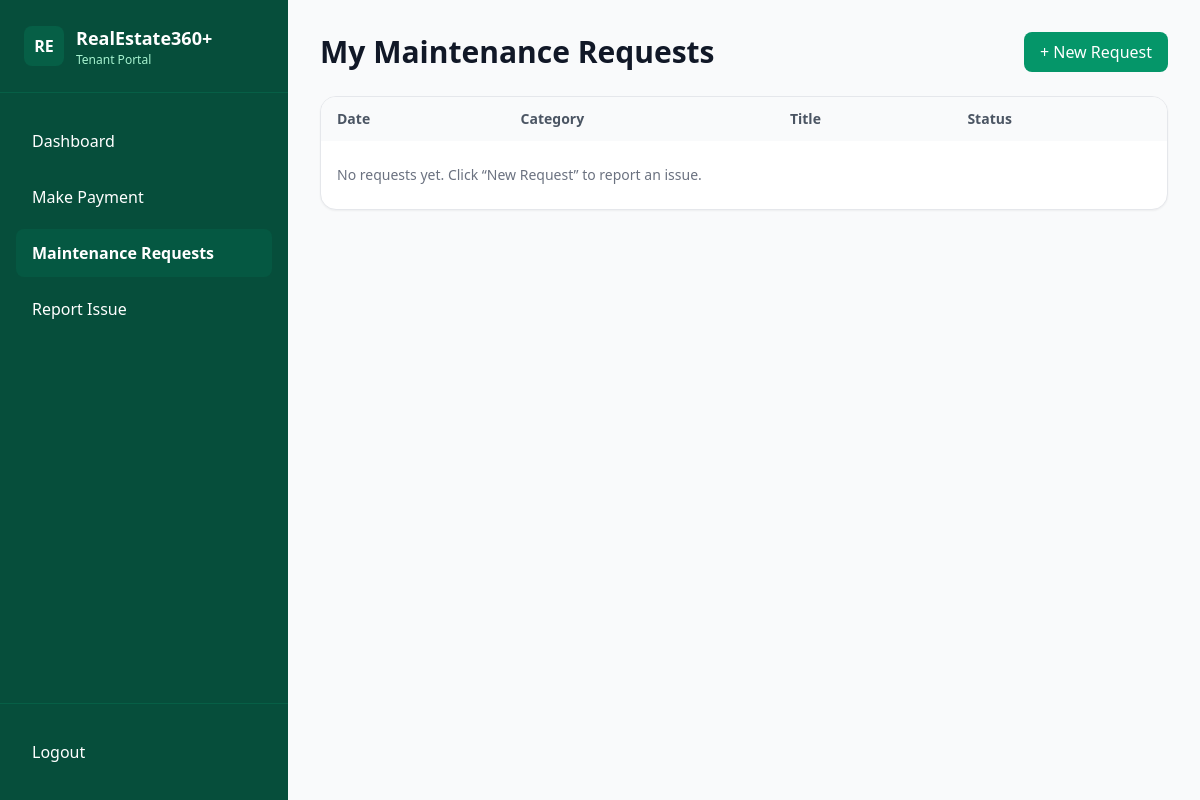
Before: /maintenance/ (signed in) with the older database file.
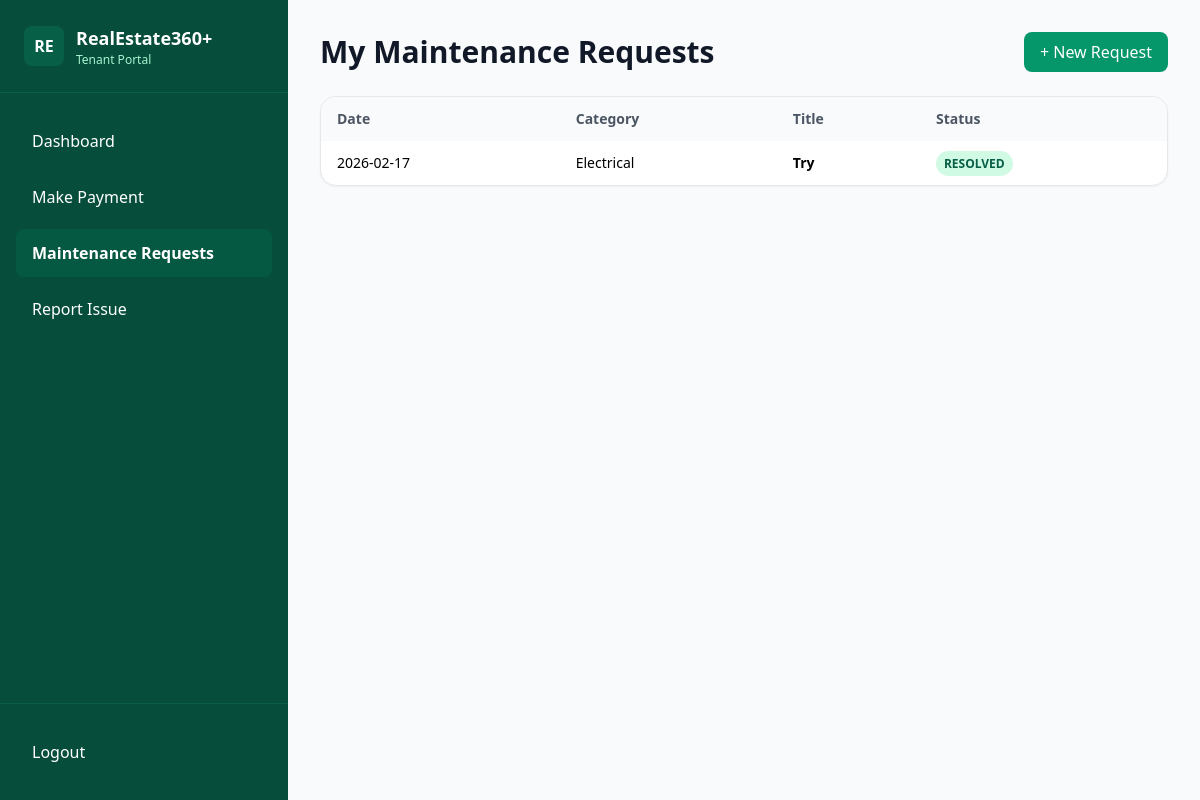
After: the same page with the newer database file.
### maintenance/models.py (models this page shows, shortened)
class MaintenanceRequest(models.Model):
    CATEGORY_CHOICES = [
        ("PLUMBING", "Plumbing"),
        ("ELECTRICAL", "Electrical"),
        ("STRUCTURAL", "Structural"),
        ("OTHER", "Other"),
    ]
    STATUS_CHOICES = [
        ("OPEN", "Open"),
        ("IN_PROGRESS", "In Progress"),
        ("RESOLVED", "Resolved"),
        ("CLOSED", "Closed"),
    ]
    PRIORITY_CHOICES = [
        ("LOW", "Low"),
        ("MEDIUM", "Medium"),
        ("HIGH", "High"),
        ("URGENT", "Urgent"),
    ]
    tenant = models.ForeignKey(settings.AUTH_USER_MODEL, on_delete=models.CASCADE, related_name="maintenance_requests")
    lease = models.ForeignKey(Lease, on_delete=models.SET_NULL, null=True, blank=True, related_name="maintenance_requests")
    category = models.CharField(max_length=20, choices=CATEGORY_CHOICES)
    title = models.CharField(max_length=120)
    description = models.TextField()
    status = models.CharField(max_length=20, choices=STATUS_CHOICES, default="OPEN")
    priority = models.CharField(max_length=10, choices=PRIORITY_CHOICES, default="MEDIUM")
    created_at = models.DateTimeField(auto_now_add=True)
    updated_at = models.DateTimeField(auto_now=True)

### maintenance/views.py (the view)
# urls.py: path("", maintenance_list, name="maintenance_list"),
@login_required
def maintenance_list(request):
    user = request.user
    qs = MaintenanceRequest.objects.filter(tenant=user).order_by("-created_at")
    return render(request, "maintenance/my_requests.html", {"requests": qs})

### templates/maintenance/my_requests.html (shortened to what this page needs)
{% extends "base.html" %}
{% block content %}
<div class="min-h-screen flex bg-gray-50">
  <aside class="w-72 bg-emerald-900 text-white flex flex-col">
    <div class="px-6 py-6 border-b border-emerald-800">
      <div class="flex items-center gap-3">
        <div class="w-10 h-10 rounded-lg bg-emerald-800 flex items-center justify-center font-bold">
          RE
        </div>
        <div>
          <div class="text-lg font-bold">RealEstate360+</div>
          <div class="text-xs text-emerald-200">Tenant Portal</div>
        </div>
      </div>
    </div>
    <nav class="px-4 py-6 space-y-2 flex-1">
      <a href="{% url 'tenant_dashboard' %}"
         class="block px-4 py-3 rounded-lg hover:bg-emerald-800/40 transition">
        Dashboard
      </a>
      <a href="{% url 'tenant_pay_advance' %}"
         class="block px-4 py-3 rounded-lg hover:bg-emerald-800/40 transition">
        Make Payment
      </a>
      <a href="{% url 'maintenance_list' %}"
         class="block px-4 py-3 rounded-lg bg-emerald-800/60 hover:bg-emerald-800 transition font-semibold">
        Maintenance Requests
      </a>
      <a href="{% url 'report_issue' %}"
         class="block px-4 py-3 rounded-lg hover:bg-emerald-800/40 transition">
        Report Issue
      </a>
    </nav>
    <div class="px-4 py-6 border-t border-emerald-800">
      <form method="post" action="{% url 'logout' %}">
        <button type="submit"
                class="w-full text-left px-4 py-3 rounded-lg hover:bg-emerald-800/40 transition">
          Logout
        </button>
      </form>
    </div>
  </aside>
  <main class="flex-1 px-8 py-8">
    <div class="flex items-center justify-between">
      <h1 class="text-3xl font-bold text-gray-900">My Maintenance Requests</h1>
      <a href="{% url 'report_issue' %}"
         class="bg-emerald-600 text-white px-4 py-2 rounded-lg hover:bg-emerald-700 transition">
        + New Request
      </a>
    </div>
    <div class="mt-6 bg-white rounded-2xl shadow-sm border overflow-hidden">
      <table class="min-w-full">
        <thead class="bg-gray-50">
          <tr>
            <th class="px-4 py-3 text-left text-sm font-semibold text-gray-600">Date</th>
            <th class="px-4 py-3 text-left text-sm font-semibold text-gray-600">Category</th>
            <th class="px-4 py-3 text-left text-sm font-semibold text-gray-600">Title</th>
            <th class="px-4 py-3 text-left text-sm font-semibold text-gray-600">Status</th>
          </tr>
        </thead>
        <tbody class="divide-y">
          {% for r in requests %}
            <tr class="hover:bg-gray-50">
              <td class="px-4 py-3 text-sm">{{ r.created_at|date:"Y-m-d" }}</td>
              <td class="px-4 py-3 text-sm">{{ r.get_category_display }}</td>
              <td class="px-4 py-3 text-sm font-semibold">{{ r.title }}</td>
              <td class="px-4 py-3 text-sm">
                {% if r.status == "OPEN" %}
                  <span class="px-2 py-1 rounded-full text-xs font-semibold bg-yellow-100 text-yellow-800">OPEN</span>
                {% elif r.status == "IN_PROGRESS" %}
                  <span class="px-2 py-1 rounded-full text-xs font-semibold bg-blue-100 text-blue-800">IN PROGRESS</span>
                {% elif r.status == "RESOLVED" %}
                  <span class="px-2 py-1 rounded-full text-xs font-semibold bg-emerald-100 text-emerald-800">RESOLVED</span>
                {% else %}
                  <span class="px-2 py-1 rounded-full text-xs font-semibold bg-gray-100 text-gray-800">CLOSED</span>
                {% endif %}
              </td>
            </tr>
          {% empty %}
            <tr>
              <td class="px-4 py-6 text-sm text-gray-500" colspan="4">
                No requests yet. Click “New Request” to report an issue.
              </td>
            </tr>
          {% endfor %}
        </tbody>
      </table>
    </div>
  </main>
</div>
{% endblock %}

### templates/base.html (shortened to what this page needs)
<!doctype html>
<html lang="en">
<head>
  <script src="https://cdn.tailwindcss.com"></script>
</head>
<body>
  {% block content %}{% endblock %}
</body>
</html>

Changed rows visible on the page:
added MaintenanceRequest: created_at "2026-02-17", category "Electrical", title "Try", status "RESOLVED"
Other visible differences:
text no longer shown: "No requests yet. Click “New Request” to report an issue."
